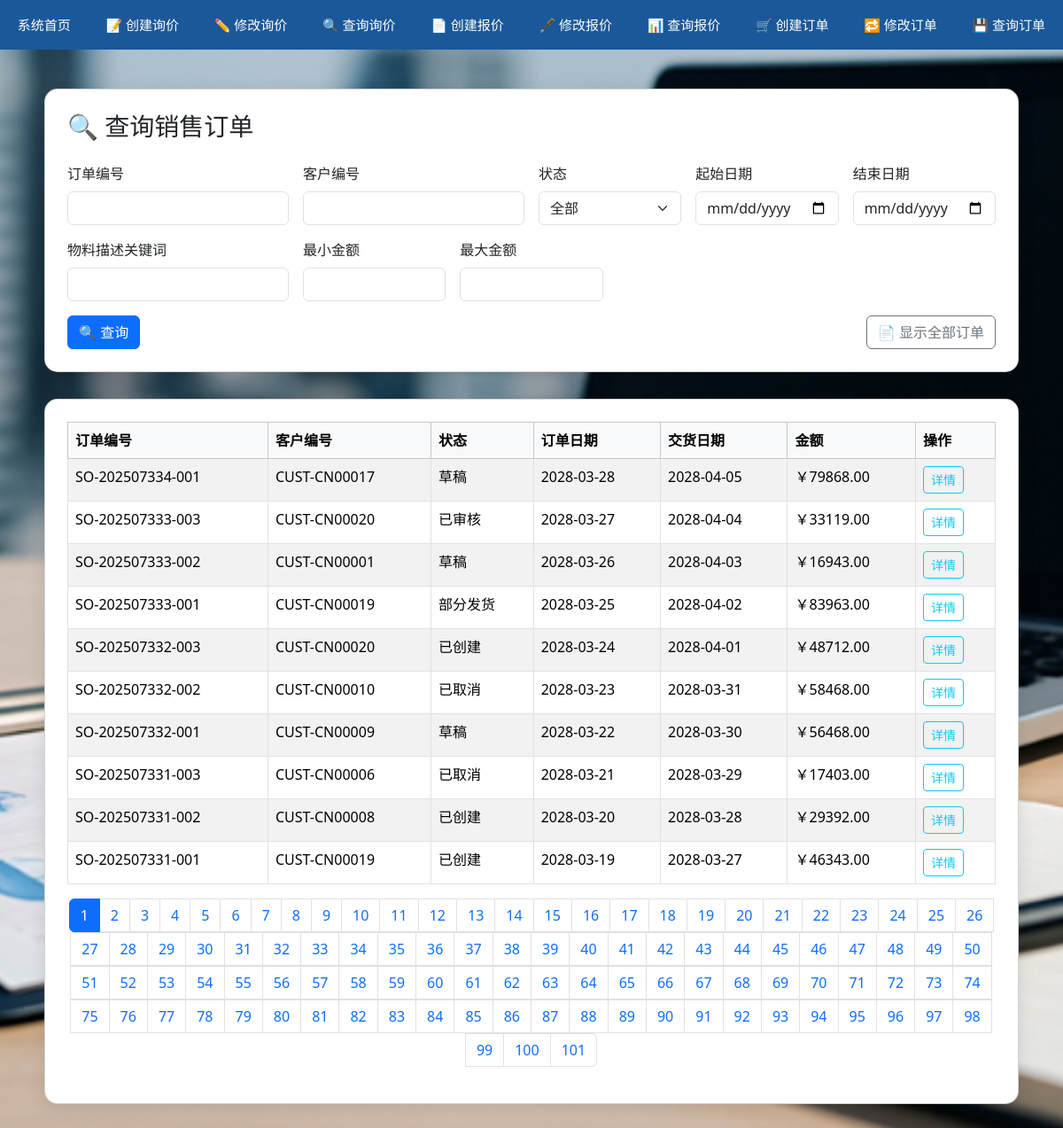
The page /order/query-order on the database as committed earlier.
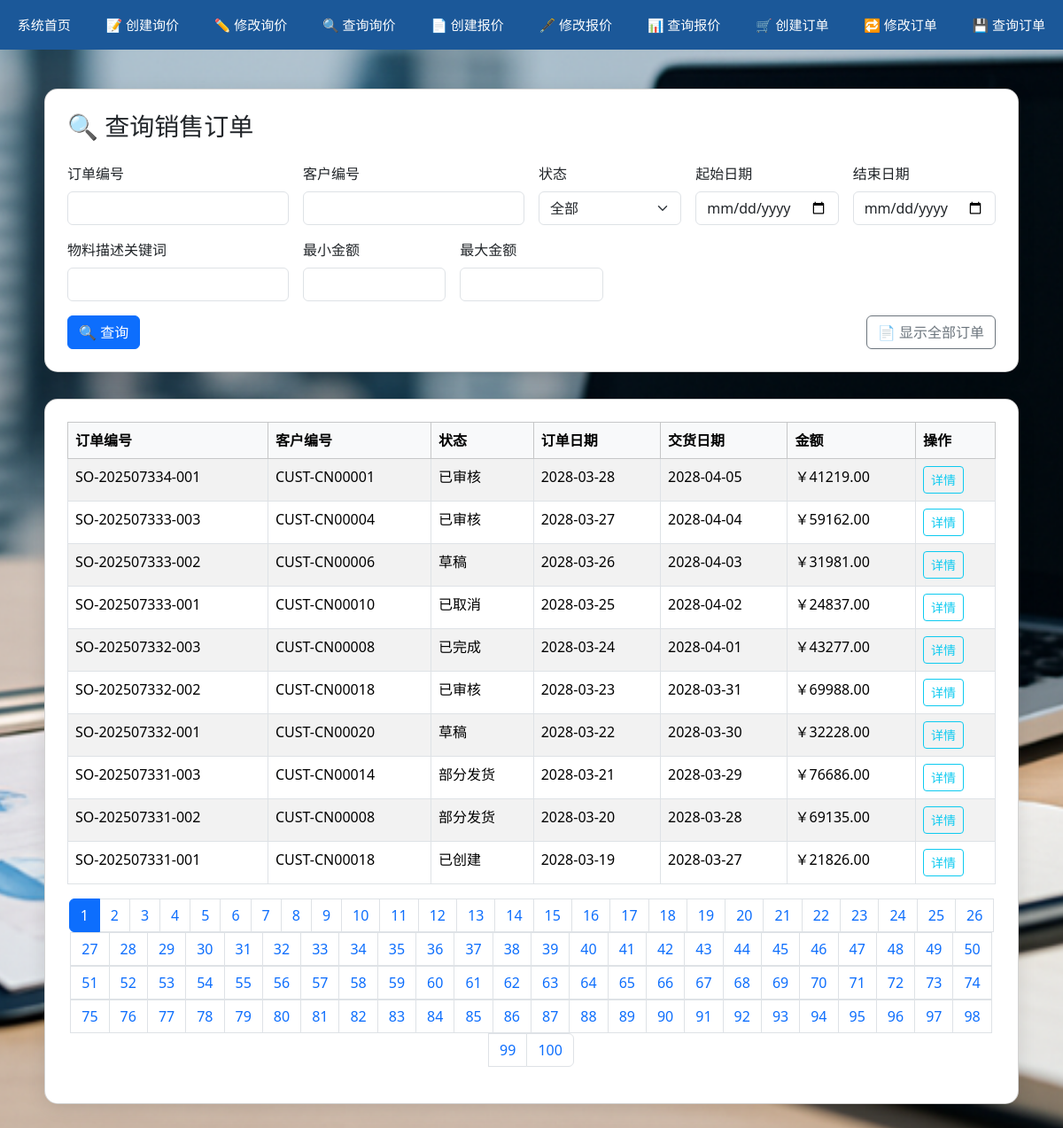
The same page on the database as committed later.
### order/models.py (models this page shows)
class SalesOrder(db.Model):
    __tablename__ = 'SalesOrder'
    sales_order_id = db.Column(db.String(255), primary_key=True)
    customer_id = db.Column(db.String(255), nullable=False)
    quotation_id = db.Column(db.String(255))
    order_date = db.Column(db.DateTime, nullable=False)
    required_delivery_date = db.Column(db.Date, nullable=False)
    status = db.Column(db.String(255))
    total_amount = db.Column(db.Numeric, nullable=False)
    credit_check_result = db.Column(db.String(255))
    remarks = db.Column(db.String(255))
    items = db.relationship('OrderItem', backref='order', lazy=True, cascade="all, delete-orphan")

### order/views.py (the view)
@order_bp.route('/query-order', methods=['GET', 'POST'])
def query_order():
    page = int(request.args.get('page', 1))
    per_page = 10
    form = request.form if request.method == 'POST' else request.args
    show_all = form.get('show_all') == '1'
    query = SalesOrder.query.options(joinedload(SalesOrder.items))
    if not show_all:
        if form.get('sales_order_id'):
            query = query.filter(SalesOrder.sales_order_id.like(f"%{form.get('sales_order_id')}%"))
        if form.get('customer_id'):
            query = query.filter(SalesOrder.customer_id.like(f"%{form.get('customer_id')}%"))
        if form.get('status') and form.get('status') != '全部':
            query = query.filter(SalesOrder.status == form.get('status'))
        if form.get('date_from'):
            query = query.filter(SalesOrder.order_date >= form.get('date_from'))
        if form.get('date_to'):
            query = query.filter(SalesOrder.order_date <= form.get('date_to'))
        if form.get('min_total'):
            query = query.filter(SalesOrder.total_amount >= float(form.get('min_total')))
        if form.get('max_total'):
            query = query.filter(SalesOrder.total_amount <= float(form.get('max_total')))
        if form.get('material_keyword'):
            query = query.join(SalesOrder.items).join(OrderItem.material).filter(
                Material.description.ilike(f"%{form.get('material_keyword')}%")
            ).distinct()
    total = query.count()
    orders = query.order_by(SalesOrder.order_date.desc()).offset((page - 1) * per_page).limit(per_page).all()
    total_pages = ceil(total / per_page)
    return render_template('order/query_order.html',
                           orders=orders,
                           page=page,
                           total_pages=total_pages,
                           form_data=form)

### templates/order/query_order.html (shortened to what the changed rows need)
<!DOCTYPE html>
<html lang="zh">
<head>
  <link href="https://cdn.jsdelivr.net/npm/bootstrap@5.3.3/dist/css/bootstrap.min.css" rel="stylesheet">
</head>
<body>
<div class="container">
  {% if orders is not none %}
    {% if orders %}
      <div class="card mt-4">
        <table class="table table-bordered table-hover table-striped">
          <thead class="table-light">
          <tr>
            <th>订单编号</th>
            <th>客户编号</th>
            <th>状态</th>
            <th>订单日期</th>
            <th>交货日期</th>
            <th>金额</th>
            <th>操作</th>
          </tr>
          </thead>
          <tbody>
          {% for order in orders %}
            <tr>
              <td>{{ order.sales_order_id }}</td>
              <td>{{ order.customer_id }}</td>
              <td>{{ order.status }}</td>
              <td>{{ order.order_date.strftime('%Y-%m-%d') }}</td>
              <td>{{ order.required_delivery_date.strftime('%Y-%m-%d') }}</td>
              <td>￥{{ '%.2f' % order.total_amount }}</td>
              <td>
                <a href="{{ url_for('order.order_detail', sales_order_id=order.sales_order_id) }}" class="btn btn-sm btn-outline-info">详情</a>
              </td>
            </tr>
          {% endfor %}
          </tbody>
        </table>
        <nav>
         <nav>
          <ul class="pagination justify-content-center flex-wrap">
            {% for p in range(1, total_pages + 1) %}
              <li class="page-item {% if p == page %}active{% endif %}">
                <a class="page-link"
                   href="{{ url_for('order.query_order', page=p,
                     sales_order_id=form_data.sales_order_id,
                     customer_id=form_data.customer_id,
                     status=form_data.status,
                     date_from=form_data.date_from,
                     date_to=form_data.date_to,
                     material_keyword=form_data.material_keyword,
                     min_total=form_data.min_total,
                     max_total=form_data.max_total,
                     show_all='1' if request.form.get('show_all') or request.args.get('show_all') else '') }}">{{ p }}</a>
              </li>
            {% endfor %}
          </ul>
        </nav>
      </div>
    {% else %}
      <div class="alert alert-warning mt-4">⚠️ 没有找到符合条件的订单。</div>
    {% endif %}
  {% endif %}
</div>
</body>
</html>

Rows that differ between the two databases and show on the page:
changed SalesOrder "SO-202507334-001": customer_id "CUST-CN00017" → "CUST-CN00001"; status "草稿" → "已审核"; total_amount "79868.00" → "41219.00"
changed SalesOrder "SO-202507333-003": customer_id "CUST-CN00020" → "CUST-CN00004"; total_amount "33119.00" → "59162.00"
changed SalesOrder "SO-202507333-002": customer_id "CUST-CN00001" → "CUST-CN00006"; total_amount "16943.00" → "31981.00"
changed SalesOrder "SO-202507333-001": customer_id "CUST-CN00019" → "CUST-CN00010"; status "部分发货" → "已取消"; total_amount "83963.00" → "24837.00"
changed SalesOrder "SO-202507332-003": customer_id "CUST-CN00020" → "CUST-CN00008"; status "已创建" → "已完成"; total_amount "48712.00" → "43277.00"
changed SalesOrder "SO-202507332-002": customer_id "CUST-CN00010" → "CUST-CN00018"; status "已取消" → "已审核"; total_amount "58468.00" → "69988.00"
changed SalesOrder "SO-202507332-001": customer_id "CUST-CN00009" → "CUST-CN00020"; total_amount "56468.00" → "32228.00"
changed SalesOrder "SO-202507331-003": customer_id "CUST-CN00006" → "CUST-CN00014"; status "已取消" → "部分发货"; total_amount "17403.00" → "76686.00"
changed SalesOrder "SO-202507331-002": status "已创建" → "部分发货"; total_amount "29392.00" → "69135.00"
changed SalesOrder "SO-202507331-001": customer_id "CUST-CN00019" → "CUST-CN00018"; total_amount "46343.00" → "21826.00"
Other text that changed with them:
list line gone: "101"
